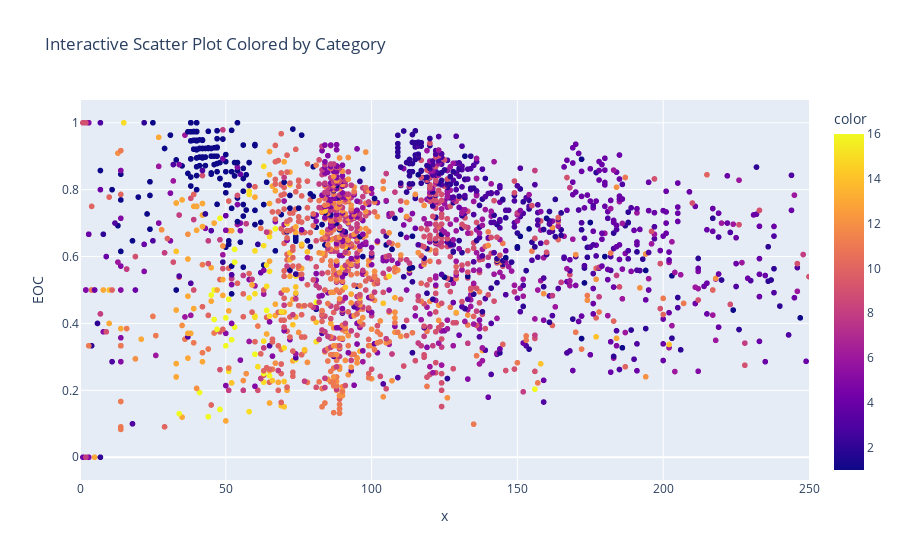

Write notebook code for a chart like this one.
### Code cell
fig = px.scatter(df, x=total_combined['n_attempt'], y=total_combined['EOC'], color=total_combined['chapter_number'], 
                 title='Interactive Scatter Plot Colored by Category',
                 labels={'X': 'n_attempt', 'y': 'EOC'})  # Customize axis labels
fig.update_xaxes(range=[0, 250])
fig.show()

### Figure 1 — Plotly figure (JSON) as saved in the notebook; plotly's stock layout.template omitted (floating-point values rounded to 4 significant figures; data arrays with more than 128 entries replaced by an {"elided": "..."} marker saying what was removed)
{"data": [{"hovertemplate": "x=%{x}<br>EOC=%{y}<br>color=%{marker.color}<extra></extra>", "legendgroup": "", "marker": {"color": {"elided": "2322 int values"}, "coloraxis": "coloraxis", "symbol": "circle"}, "mode": "markers", "name": "", "showlegend": false, "type": "scattergl", "x": {"elided": "2322 int values"}, "xaxis": "x", "y": {"elided": "2322 float values"}, "yaxis": "y"}], "layout": {"coloraxis": {"colorbar": {"title": {"text": "color"}}, "colorscale": [[0, "#0d0887"], [0.1111, "#46039f"], [0.2222, "#7201a8"], [0.3333, "#9c179e"], [0.4444, "#bd3786"], [0.5556, "#d8576b"], [0.6667, "#ed7953"], [0.7778, "#fb9f3a"], [0.8889, "#fdca26"], [1, "#f0f921"]]}, "legend": {"tracegroupgap": 0}, "title": {"text": "Interactive Scatter Plot Colored by Category"}, "xaxis": {"anchor": "y", "domain": [0, 1], "range": [0, 250], "title": {"text": "x"}}, "yaxis": {"anchor": "x", "domain": [0, 1], "title": {"text": "EOC"}}}}
